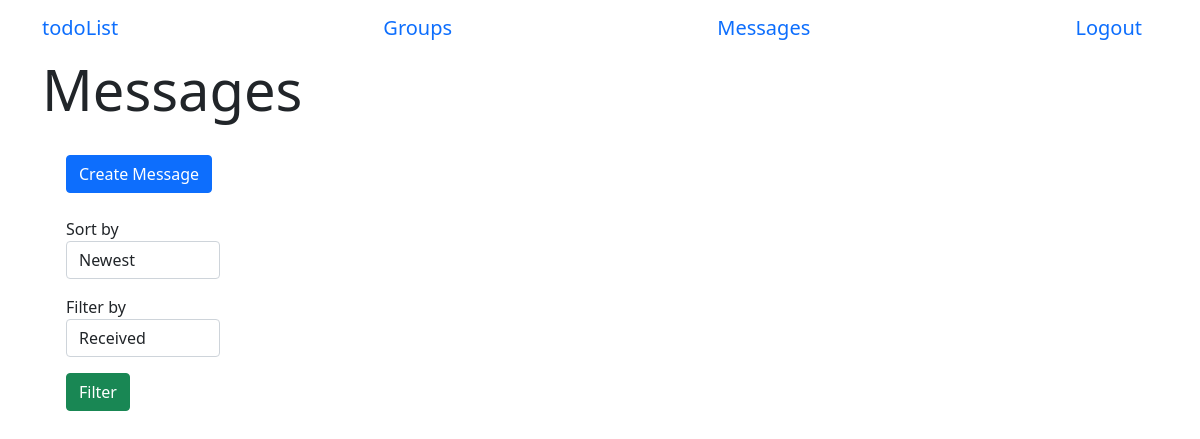
/messages (signed in), run on an earlier commit of the app's database.
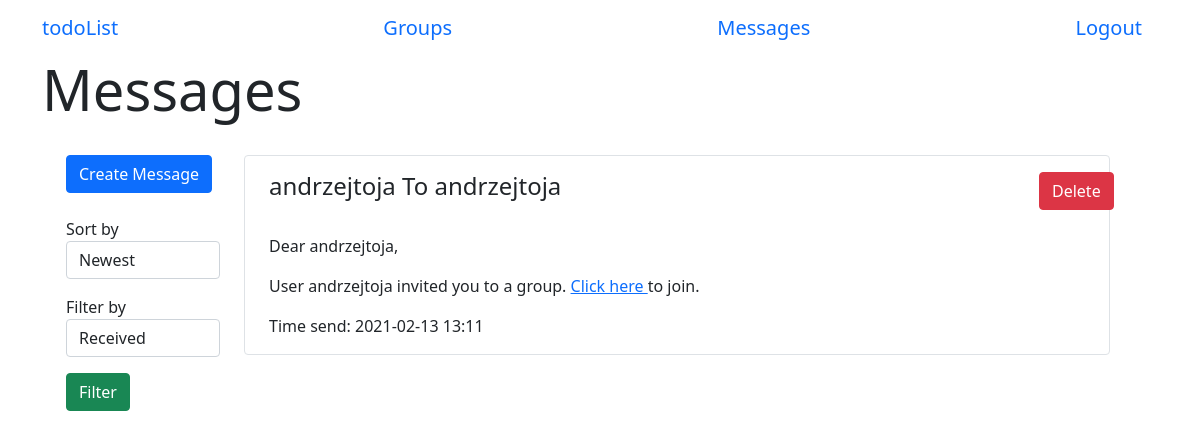
And on a later commit of the database.
### app/models.py (models this page shows, shortened)
class Message(db.Model):
    id = db.Column(db.Integer, primary_key=True)
    text = db.Column(db.String(500))
    timestamp = db.Column(db.DateTime, index=True, default=datetime.now())
    sender_id = db.Column(db.Integer, db.ForeignKey('user.id'))
    receiver_id = db.Column(db.Integer, db.ForeignKey('user.id'))

class User(UserMixin, db.Model):
    id = db.Column(db.Integer, primary_key=True)
    username = db.Column(db.String(64), index=True, unique=True)
    email = db.Column(db.String(64), index=True, unique=True)
    password_hash = db.Column(db.String(128))
    tasks = db.relationship('Task', backref='author', lazy='dynamic')
    sent_messages = db.relationship('Message', backref="sender", lazy='dynamic', foreign_keys='Message.sender_id')
    messages = db.relationship('Message', backref="receiver", lazy='dynamic', foreign_keys='Message.receiver_id')
    authenticated = db.Column(db.Boolean, index=True, default=False)
    groups = db.relationship(
        'Group',
        secondary=group_table,
        back_populates="users")
    def get_messages(self):
        return Message.query.filter_by(receiver_id=self.id).order_by(Message.timestamp.desc())

### app/routes.py (the view)
@login_required
@app.route('/messages', methods=['GET', 'POST'])
def messages():
    form = MessageFilterForm()
    msg = current_user.get_messages()
    if form.validate_on_submit():
        msg = current_user.get_messages_filtered(form.sort_by.data, form.filter_by.data)
    return render_template('messages.html', form=form, messages=msg)

### app/forms.py
class MessageFilterForm(FlaskForm):
    sort_by = SelectField('Sort by', choices=['Newest', 'Oldest'], validators=[])
    filter_by = SelectField('Filter by', choices=['Received', 'Sent', "All"], validators=[])
    submit = SubmitField('Filter')

### app/models.py (called while the page is built)
@login.user_loader
def load_user(id):
    return User.query.get(int(id))

### app/templates/messages.html (shortened to what this page needs)
{% extends 'base.html' %}
{% block start %}Messages{% endblock %}
{% block body %}
    <div class="container row">
        <div class="container col-2">
            <form class="col-4 form-temp mt-3" action="/create_message">
                <input type="submit" class="btn btn-primary btn-block" value='Create Message'></input>
            </form>
            <form action="" method="POST">
                <div>
                    <p class="mt-4">
                        {{ form.sort_by.label }}
                        {{ form.sort_by(class_="form-control") }}
                    </p>
                    <p>
                        {{ form.filter_by.label }}
                        {{ form.filter_by(class_="form-control") }}
                    </p>
                    <p>
                        {{ form.submit(class_="btn btn-success") }}
                    </p>
                </div>
            </form>
        </div>
        <div class="container col-10 mt-3">
            {% if messages %}
                {% for message in messages %}
                    <div class="container border rounded mb-2">
                        <div class="row mt-3">
                            <h4 class="col-11">{{ message.sender.username }} To {{ message.receiver.username }}</h4>
                            <form class="col-1 form-temp" action={{ "delete_message/" + message.id|string }}>
                                <input type="submit" class="btn btn-danger" value='Delete'></input>
                            </form>
                        </div>
                        <p class="mt-4">
                            {% autoescape false %}
                            {{ message.text }}
                            {% endautoescape %}
                        </p>
                        <p>Time send: {{ message.timestamp.strftime("%Y-%m-%d %H:%M") }}</p>
                    </div>
                {% endfor %}
            {% else %}
                <div class="container m-auto">
                    You have no messages!
                </div>
            {% endif %}
        </div>
    </div>
{% endblock %}

What changed in the data, as far as the page shows it:
added Message: sender.username "andrzejtoja", receiver.username "andrzejtoja", text "Dear andrzejtoja, User andrzejtoja invited you to a group. Click here to join.", timestamp "2021-02-13 13:11"
